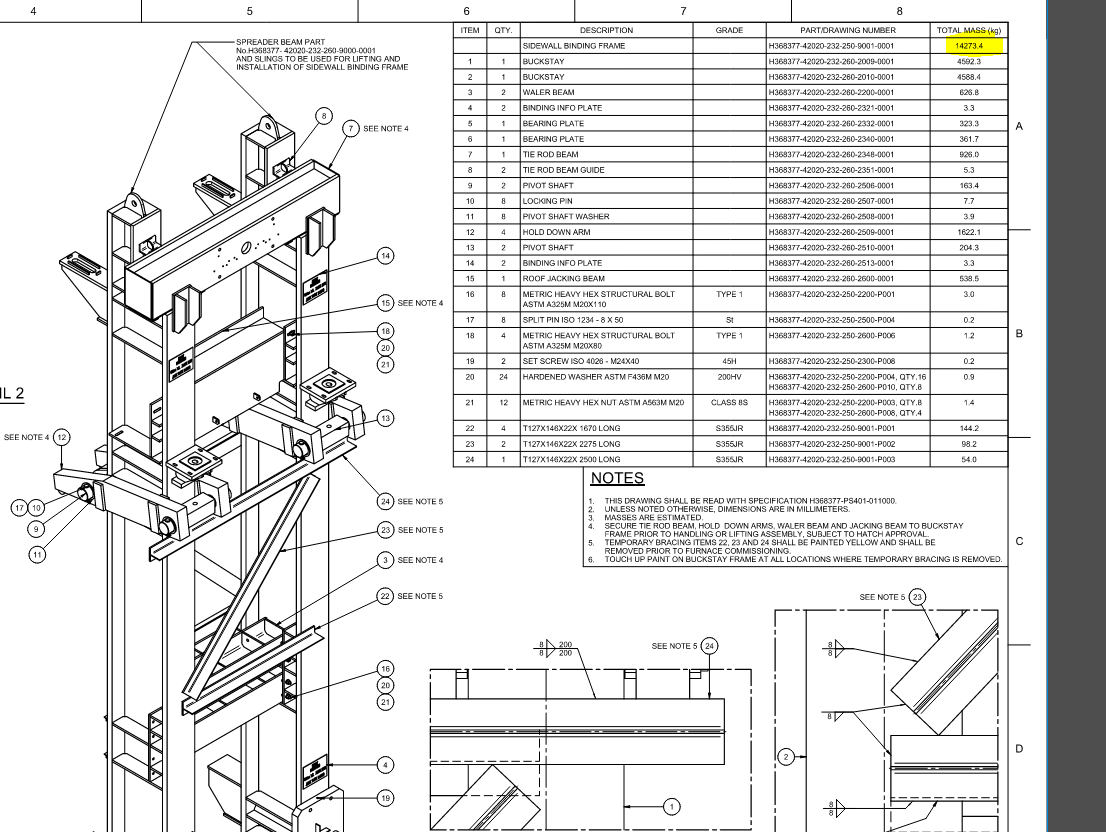
#> input picture Dataset/BOM-Dataset/1.png, 1106 x 832 px; its folder holds only this picture in this run
$ python annotate.py
#> lines starting #> are read from the running program, lines starting #| are printed output that depends on the picture; after the words box and inside, x2 and y2 are one past the last pixel; in counts of white or black regions, pixels touching at a corner belong together
#> in main, image is the input picture: shape (832, 1106, 3); mean B, G, R 224.7, 225, 224.8

import os
import json
import cv2
import glob
import argparse
import numpy as np
from typing import Dict, List

CLASSES = {1: "PartDrawing", 2: "Note", 3: "Table"}
CLASS_COLORS = {"PartDrawing": (255, 255, 0), "Note": (128, 0, 128), "Table": (0, 0, 255)}

current_class = 1
drawing = False
ix, iy = 0, 0
annotations = []
temp_rect = None


def draw_callback(event, x, y, flags, param):
    """Callback chuột để vẽ bounding box."""
    global drawing, ix, iy, temp_rect

    if event == cv2.EVENT_LBUTTONDOWN:
        drawing = True
        ix, iy = x, y
        temp_rect = None
    elif event == cv2.EVENT_MOUSEMOVE:
        if drawing:
            temp_rect = (ix, iy, x, y)
    elif event == cv2.EVENT_LBUTTONUP:
        drawing = False
        if abs(x - ix) > 10 and abs(y - iy) > 10:
            x1, y1 = min(ix, x), min(iy, y)
            x2, y2 = max(ix, x), max(iy, y)
            ann = {"bbox": [x1, y1, x2 - x1, y2 - y1], "class": CLASSES[current_class], "class_id": current_class - 1}
            annotations.append(ann)
            print(f"  Thêm: {ann['class']} tại [{x1}, {y1}, {x2-x1}, {y2-y1}]")
        temp_rect = None


def render(image, anns, temp):
    """Vẽ annotation hiện tại lên ảnh."""
    vis = image.copy()
    for ann in anns:
        x, y, w, h = ann["bbox"]
        color = CLASS_COLORS.get(ann["class"], (0, 255, 0))
        cv2.rectangle(vis, (x, y), (x + w, y + h), color, 2)
        cv2.putText(vis, ann["class"], (x, y - 5), cv2.FONT_HERSHEY_SIMPLEX, 0.6, color, 2)

    if temp:
        x1, y1, x2, y2 = temp
        color = CLASS_COLORS.get(CLASSES[current_class], (0, 255, 0))
        cv2.rectangle(vis, (x1, y1), (x2, y2), color, 1)

    h, w = vis.shape[:2]
#> h = 832; w = 1106
    bar = np.zeros((40, w, 3), dtype=np.uint8)
    bar[:] = (40, 40, 40)
    status = f"Class: {CLASSES[current_class]} (1/2/3) | Annotations: {len(anns)} | [u]ndo [n]ext [p]rev [s]ave [q]uit"
    cv2.putText(bar, status, (10, 28), cv2.FONT_HERSHEY_SIMPLEX, 0.5, (255, 255, 255), 1)
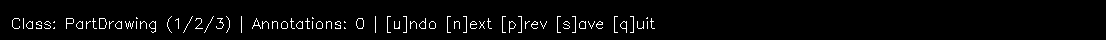
#> bar: shape (40, 1106, 3); values 40 (black) and 255 (white), 3% white in thin lines or dots, all inside (x1, y1, x2, y2) = (12, 16, 655, 33)
    return np.vstack([vis, bar])
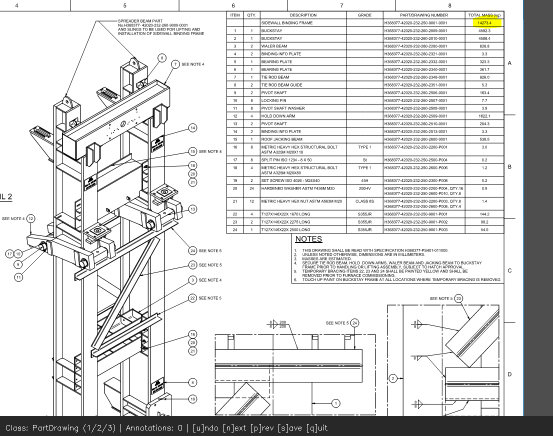
#> returned value: shape (872, 1106, 3) (shown at 1/2 size); mean of channels 0, 1, 2 216.6, 216.8, 216.7; drawn as B, G, R


def save_annotations(output_dir: str, base_name: str, anns: List[Dict]):
    """Lưu annotation ra file JSON."""
    path = os.path.join(output_dir, f"{base_name}.json")
    with open(path, "w") as f:
        json.dump(anns, f, indent=2)
    print(f"  Đã lưu {len(anns)} annotations → {path}")


def main():
    global current_class, annotations, temp_rect

    parser = argparse.ArgumentParser(description="Công cụ gán nhãn BOM")
    parser.add_argument("--data-dir", type=str, default="data/raw/BOM-Dataset")
    parser.add_argument("--output-dir", type=str, default="data/annotations")
    parser.add_argument("--start-index", type=int, default=0)
    args = parser.parse_args()

    os.makedirs(args.output_dir, exist_ok=True)
    image_files = sorted([f for f in glob.glob(os.path.join(args.data_dir, "*"))
                          if f.lower().endswith(('.jpg', '.jpeg', '.png', '.webp', '.bmp'))])

    if not image_files:
        print(f"Không tìm thấy ảnh trong {args.data_dir}")
        return

    print(f"Tìm thấy {len(image_files)} ảnh")
    print("Điều khiển: 1=PartDrawing, 2=Note, 3=Table, u=undo, n=next, p=prev, s=save, q=quit")

    cv2.namedWindow("Annotator", cv2.WINDOW_NORMAL)
    cv2.setMouseCallback("Annotator", draw_callback)
    idx = args.start_index

    while 0 <= idx < len(image_files):
        image_path = image_files[idx]
        base_name = os.path.splitext(os.path.basename(image_path))[0]
        image = cv2.imread(image_path)
        if image is None:
            idx += 1
            continue

        ann_path = os.path.join(args.output_dir, f"{base_name}.json")
        if os.path.exists(ann_path):
            with open(ann_path, "r") as f:
                annotations = json.load(f)
            print(f"\n[{idx+1}/{len(image_files)}] {os.path.basename(image_path)} (đã có {len(annotations)} annotations)")
        else:
            annotations = []
            print(f"\n[{idx+1}/{len(image_files)}] {os.path.basename(image_path)} (mới)")

        while True:
            display = render(image, annotations, temp_rect)
            cv2.imshow("Annotator", display)
            key = cv2.waitKey(30) & 0xFF
#> (key q is pressed here)

            if key == ord('1'):
                current_class = 1
            elif key == ord('2'):
                current_class = 2
            elif key == ord('3'):
                current_class = 3
            elif key == ord('u') and annotations:
                removed = annotations.pop()
                print(f"  Hoàn tác: {removed['class']}")
            elif key == ord('s'):
                save_annotations(args.output_dir, base_name, annotations)
            elif key == ord('n'):
                save_annotations(args.output_dir, base_name, annotations)
                idx += 1
                break
            elif key == ord('p'):
                save_annotations(args.output_dir, base_name, annotations)
                idx -= 1
                break
            elif key == ord('q'):
                save_annotations(args.output_dir, base_name, annotations)
                cv2.destroyAllWindows()
                return

    cv2.destroyAllWindows()
    print("\nHoàn tất gán nhãn!")


if __name__ == "__main__":
    main()

$ run again, on Dataset/BOM-Dataset/13.png
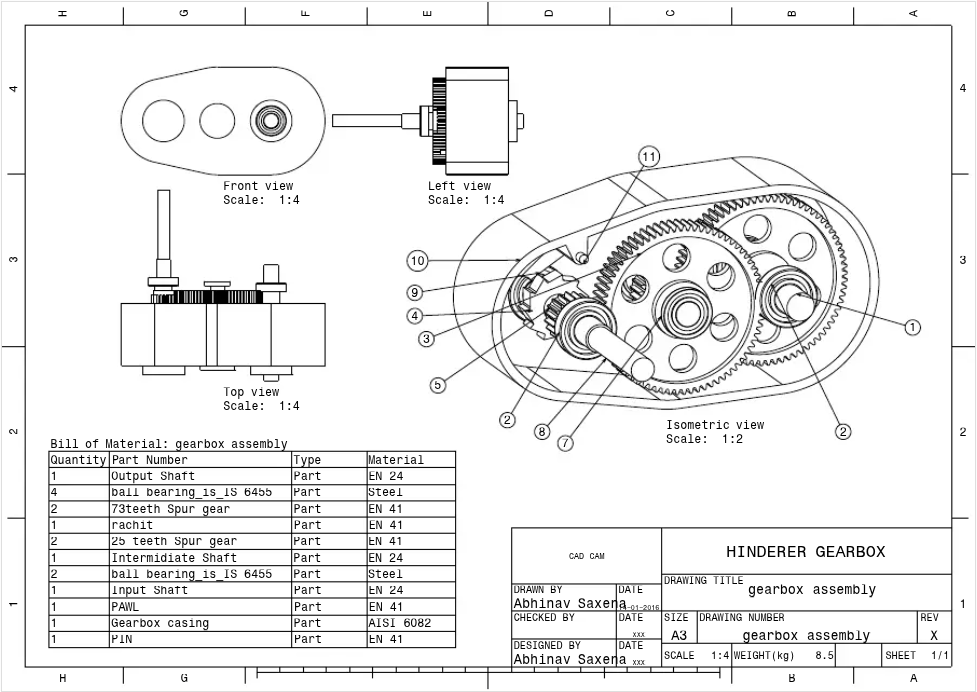
#> input picture Dataset/BOM-Dataset/13.png, 977 x 692 px
#> in main, image is the input picture: shape (692, 977, 3); mean B, G, R 238.4, 238.4, 238.4
#> in render, `cv2.putText(bar, status, (10, 28), cv2.FONT_HERSHEY_SIMPLEX, 0.5, (255..`:
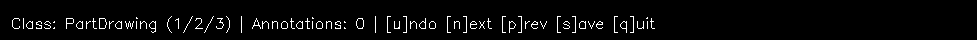
#> bar: shape (40, 977, 3); values 40 (black) and 255 (white), 3.4% white in thin lines or dots, all inside (x1, y1, x2, y2) = (12, 16, 655, 33)
#> in render, `return np.vstack([vis, bar])`:
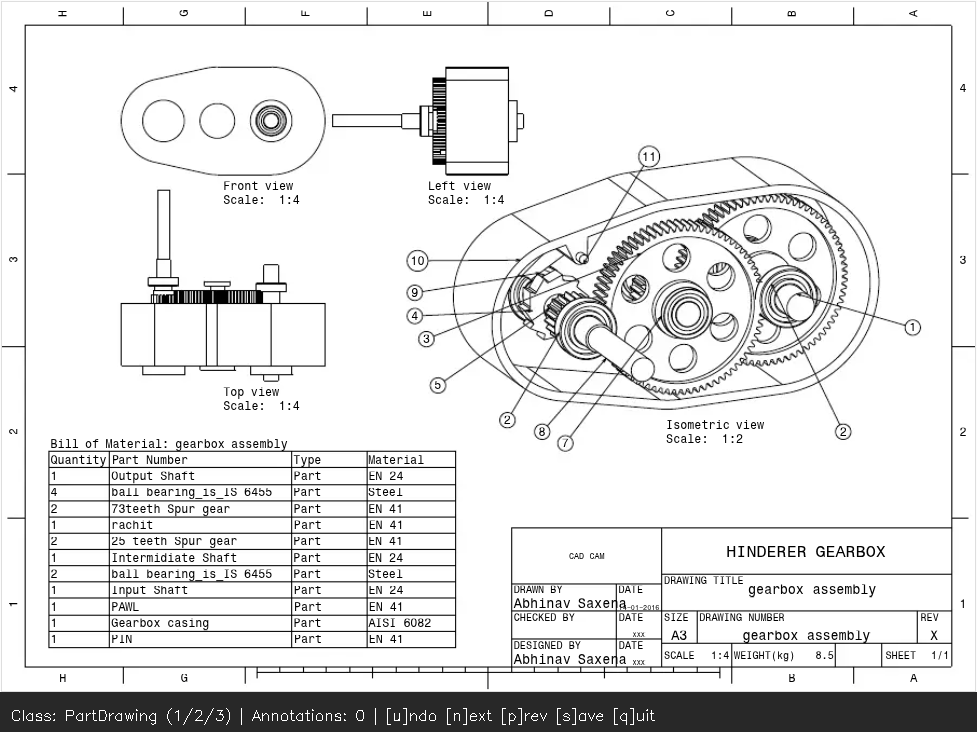
#> returned value: shape (732, 977, 3); mean of channels 0, 1, 2 228, 228, 228; drawn as B, G, R

$ run again, on Dataset/BOM-Dataset/14.png
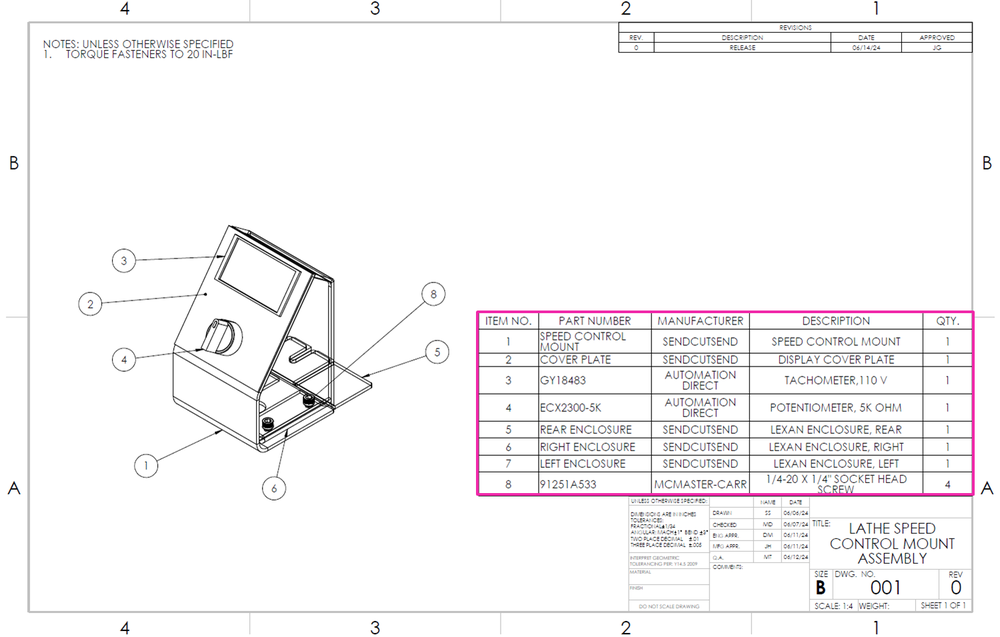
#> input picture Dataset/BOM-Dataset/14.png, 1000 x 637 px, shrunk from 1500 x 956 before the run
#> in main, image is the input picture: shape (637, 1000, 3); mean B, G, R 246.5, 245.7, 246.8
#> in render, `cv2.putText(bar, status, (10, 28), cv2.FONT_HERSHEY_SIMPLEX, 0.5, (255..`:
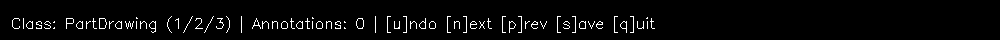
#> bar: shape (40, 1000, 3); values 40 (black) and 255 (white), 3.4% white in thin lines or dots, all inside (x1, y1, x2, y2) = (12, 16, 655, 33)
#> in render, `return np.vstack([vis, bar])`:
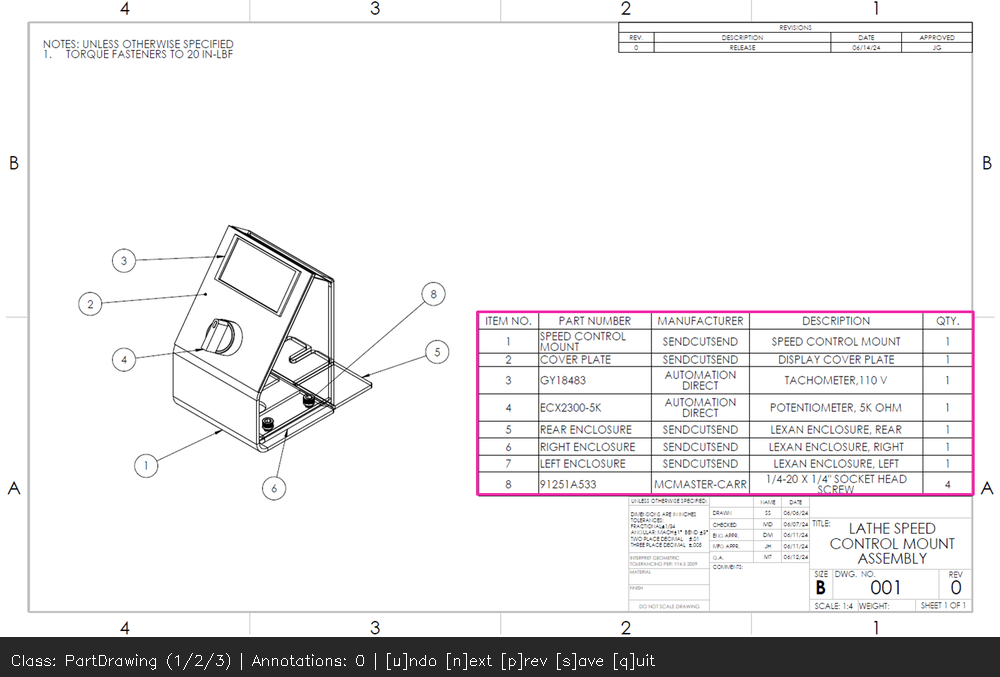
#> returned value: shape (677, 1000, 3); mean of channels 0, 1, 2 234.8, 233.9, 235; drawn as B, G, R

$ run again, on Dataset/BOM-Dataset/15.jpg
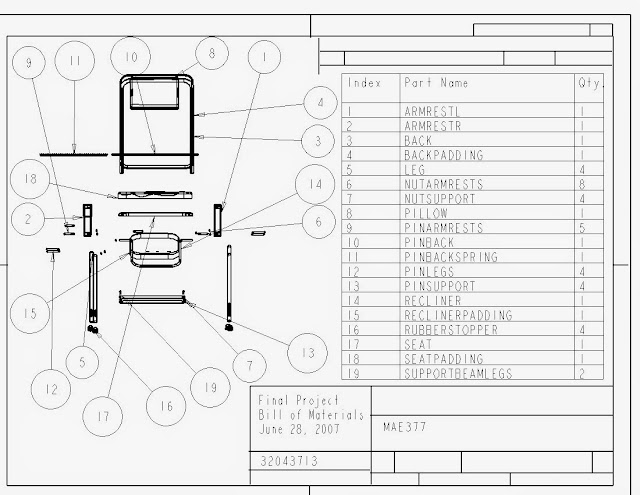
#> input picture Dataset/BOM-Dataset/15.jpg, 640 x 495 px
#> in main, image is the input picture: shape (495, 640, 3); min 0, max 255, mean 234.1
#> in render, `cv2.putText(bar, status, (10, 28), cv2.FONT_HERSHEY_SIMPLEX, 0.5, (255..`:
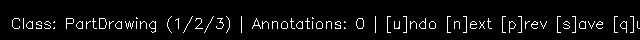
#> bar: shape (40, 640, 3); values 40 (black) and 255 (white), 5.1% white in thin lines or dots, all inside (x1, y1, x2, y2) = (12, 16, 640, 33)
#> in render, `return np.vstack([vis, bar])`:
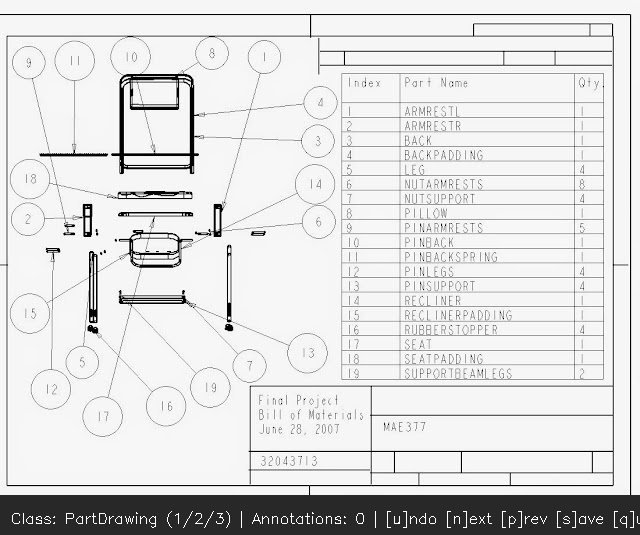
#> returned value: shape (535, 640, 3); min 0, max 255, mean 220.4

$ run again, on Dataset/BOM-Dataset/10.png
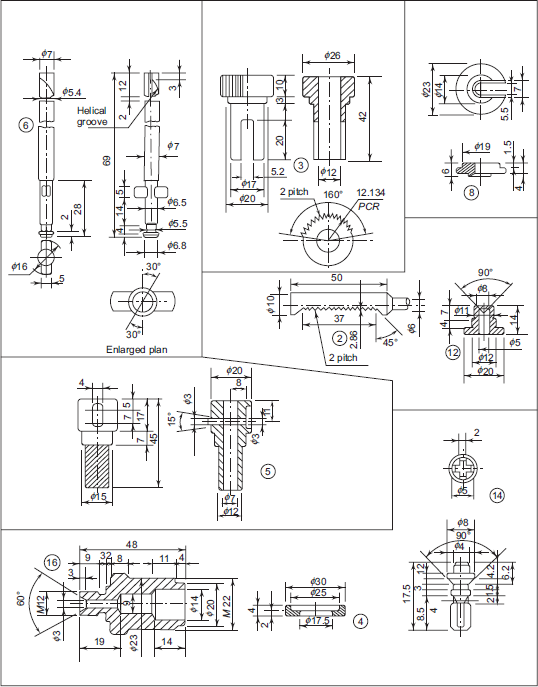
#> input picture Dataset/BOM-Dataset/10.png, 538 x 687 px
#> in main, image is the input picture: shape (687, 538, 3); mean B, G, R 240.3, 240.2, 240.4
#> in render, `cv2.putText(bar, status, (10, 28), cv2.FONT_HERSHEY_SIMPLEX, 0.5, (255..`:
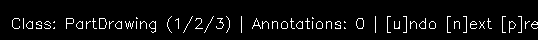
#> bar: shape (40, 538, 3); values 40 (black) and 255 (white), 5.1% white in thin lines or dots, all inside (x1, y1, x2, y2) = (12, 16, 538, 33)
#> in render, `return np.vstack([vis, bar])`:
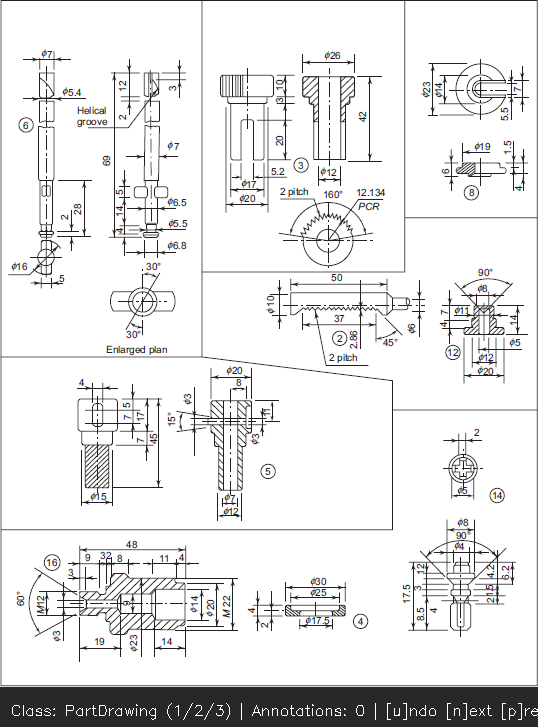
#> returned value: shape (727, 538, 3); mean of channels 0, 1, 2 229.9, 229.8, 230; drawn as B, G, R
